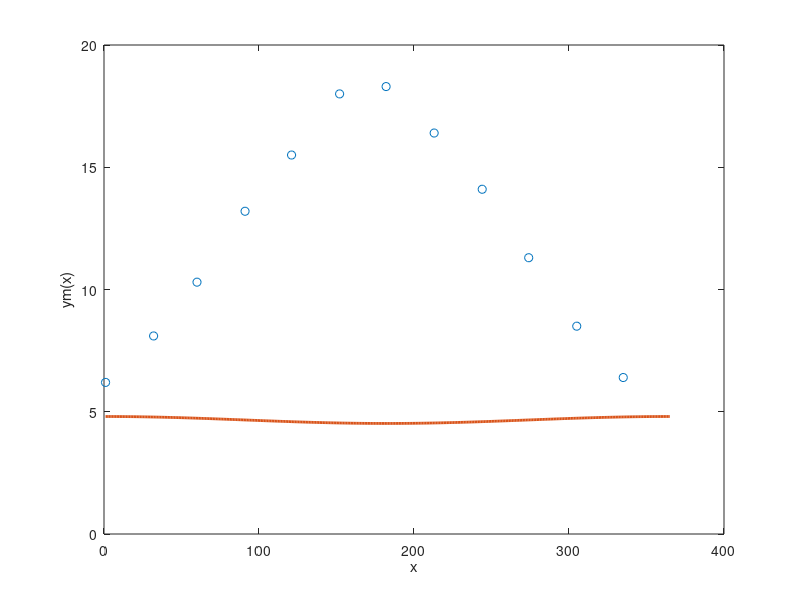

Source code (MATLAB):
clear all

%% start a) med naiv ansats

x = [1 32 60 91 121 152 182 213 244 274 305 335]';
y = [6.2000 8.1000 10.3000 13.2000 15.5000 18 18.3000 16.4000 14.1000 11.3000 8.5000 6.4000]';

Aa=[ones(size(x)) x x.^2 x.^3 x.^4 x.^5 x.^6 x.^7 x.^8 x.^9 x.^10 x.^11];

c = Aa\y;

% interpolerar med naiv ansats
% interpolation får bara ske mellan punkterna

p = @(x) c(1) + c(2)*x + c(3)*x.^2 + c(4)*x.^3 + c(5)*x.^4 + c(6)*x.^5 + c(7)*x.^6 + c(8)*x.^7 + c(9)*x.^8 + c(10)*x.^9 + c(11)*x.^10 + c(12)*x.^11;

xv = [1:1:365]; pv = p(xv);

plot (x, y, 'o', xv, pv, 'LineWidth', 2)
xlabel('x'); ylabel('p(x)')

%% start b)

xd = [1 32 60 91 121 152 182 213 244 274 305 335]';
yd = [6.2000 8.1000 10.3000 13.2000 15.5000 18 18.3000 16.4000 14.1000 11.3000 8.5000 6.4000]';

Ab = [ones(size(xd)) xd xd.^2];

%% Löser systemet för modellends koefficienter
c = Ab\yd;
T = 365;
w = (2*pi)/T;

r = Ab*c - yd; % residualvektor
felsumma = norm(r)^2; % felsumman i kvadrat

% Modell som anonym funktion
ym = @(t) c(1) + c(2)*cos(w*t) + c(3)*sin(w*t);

% Modellen i mellanliggande punkter
xv = 1:1:365;
yv = ym(xv);

% Plotta punkterna & modell
plot(xd, yd, 'o', xv, yv, 'LineWidth', 2)
xlabel('x'); ylabel('ym(x)')



